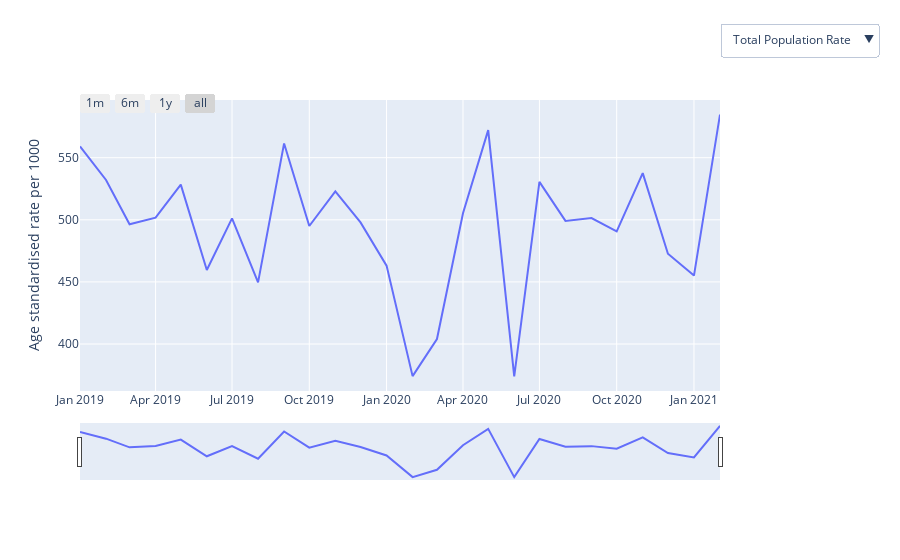

Notebook code cell kept with this figure:
### Markdown cell above
<a id="serum_tsh"></a>
### Thyroid Testing

The codes used in for this measure are available in <a href="https://codelists.opensafely.org/codelist/user/richard-croker/thyroid-stimulating-hormone-tsh-tests-numerical-value/1c6342c6/">this codelist</a>.

#### What it is
Rate of thyroid-stimulating hormone (TSH) tests performed per 1000 members of the population.

#### Why it matters
* Thyroid stimulating hormone (TSH) is a blood test used for diagnosis and monitoring of hypothyroidism and hyperthyroidism. You can read more about this test and <a href="https://labtestsonline.org.uk/tests/thyroid-stimulating-hormone-tsh">when TSH should be used here </a>and NICE have produced guidance on the assessment and <a href="https://www.nice.org.uk/guidance/ng145/chapter/recommendations">management of thyroid disease here</a>. 
* As with most blood tests, there has been debate about the appropriate level of testing but we have presented the information here to inform recovery from COVID-19 in order to “build back better”.

#### Caveats
Here, we use codes which represent results reported to GPs, so tests requested but not yet reported are not included. This will usually exclude tests requested while a person is in hospital and other settings, like a private clinic.

### Code cell
plot_demographics(data_dict['tsh'], data_dict_totals['tsh'],demographics)
